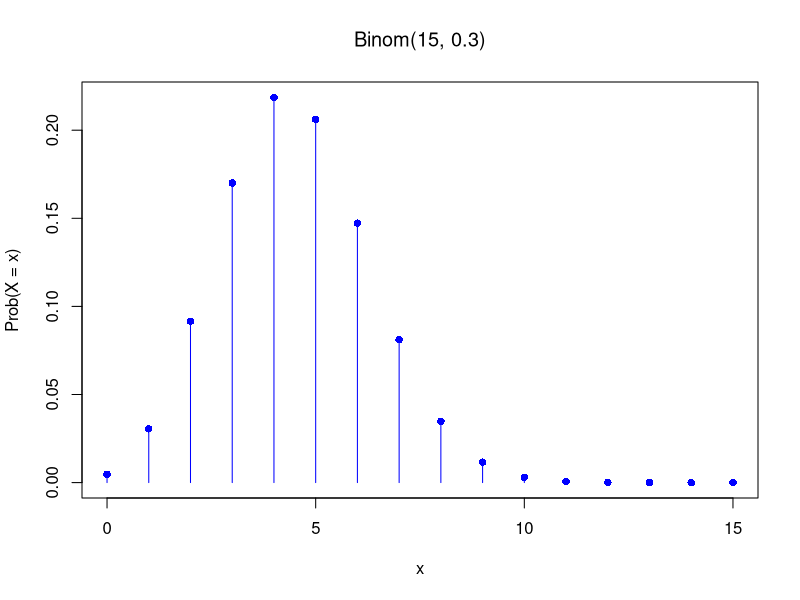
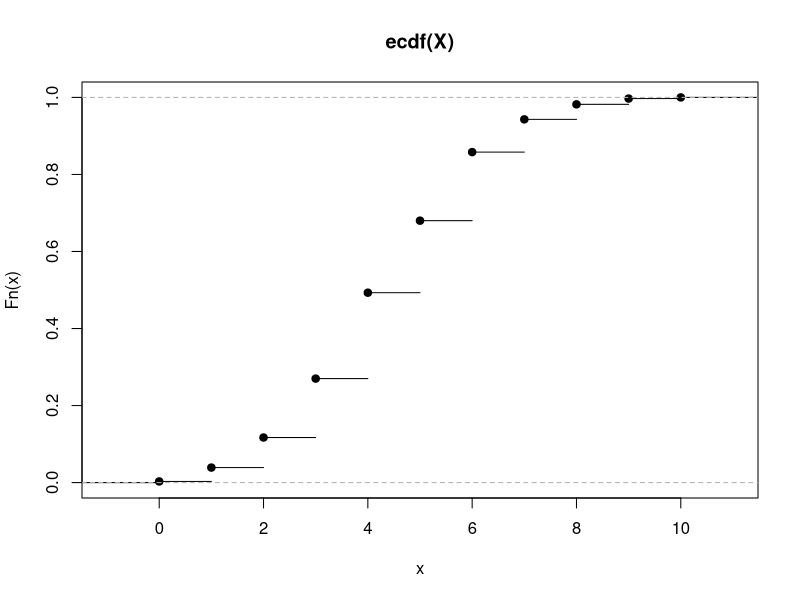
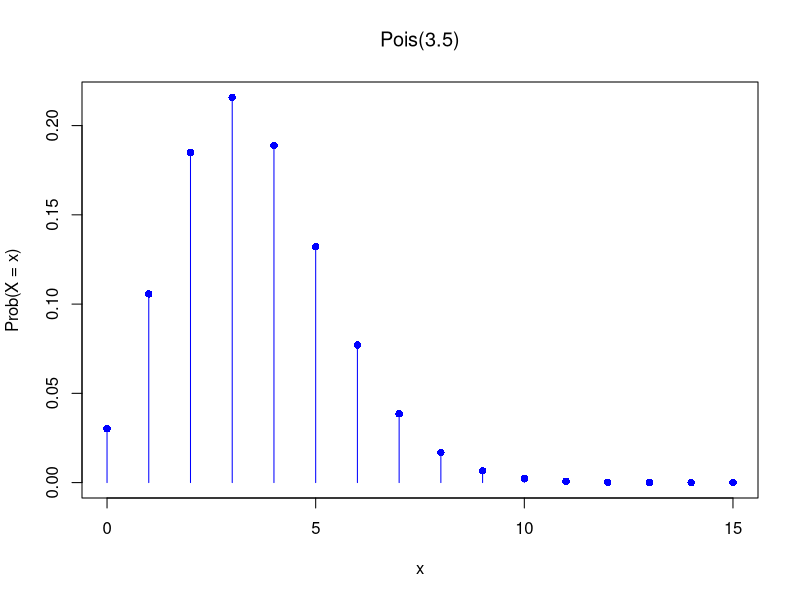
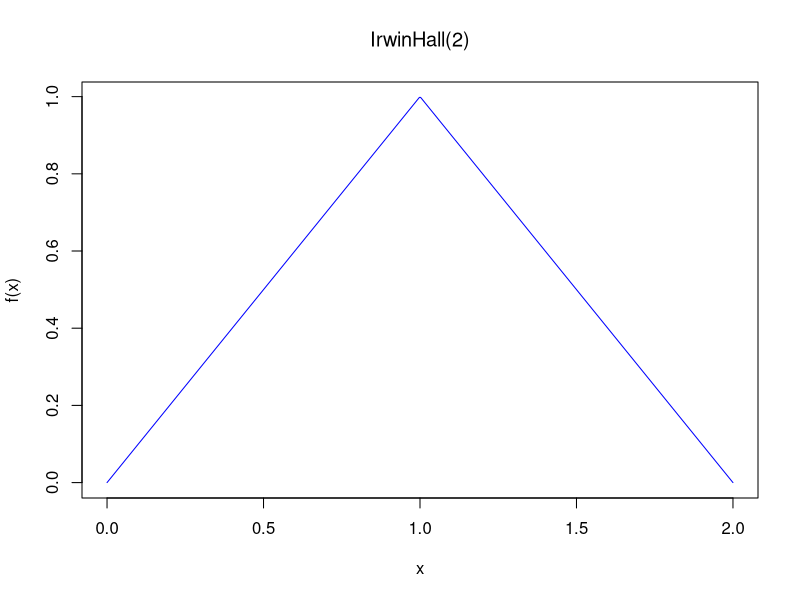
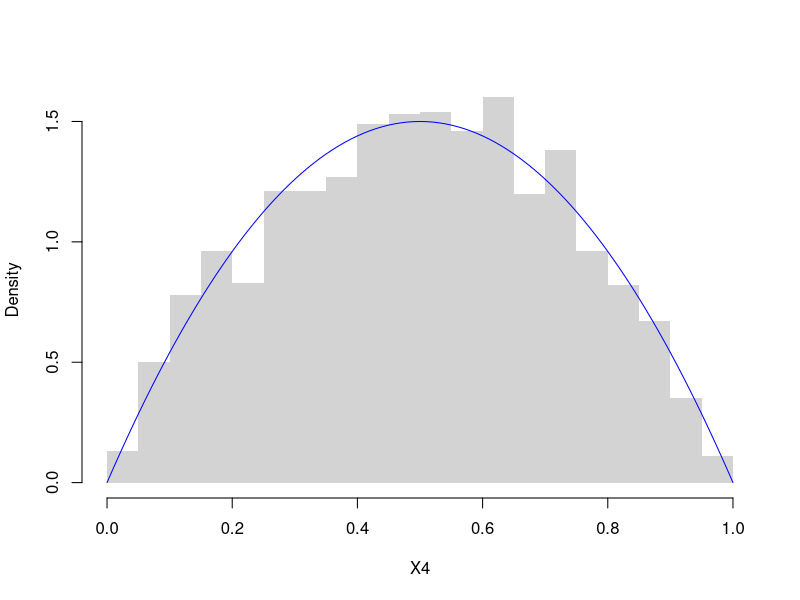
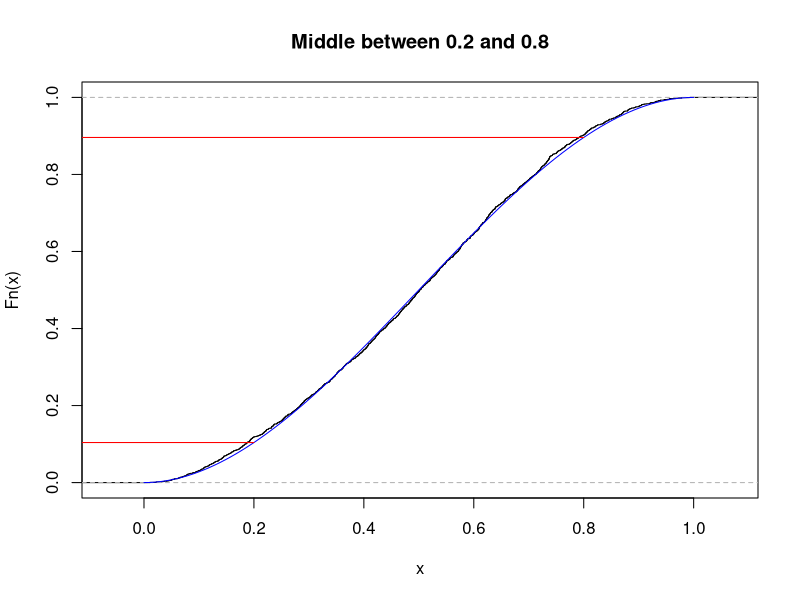
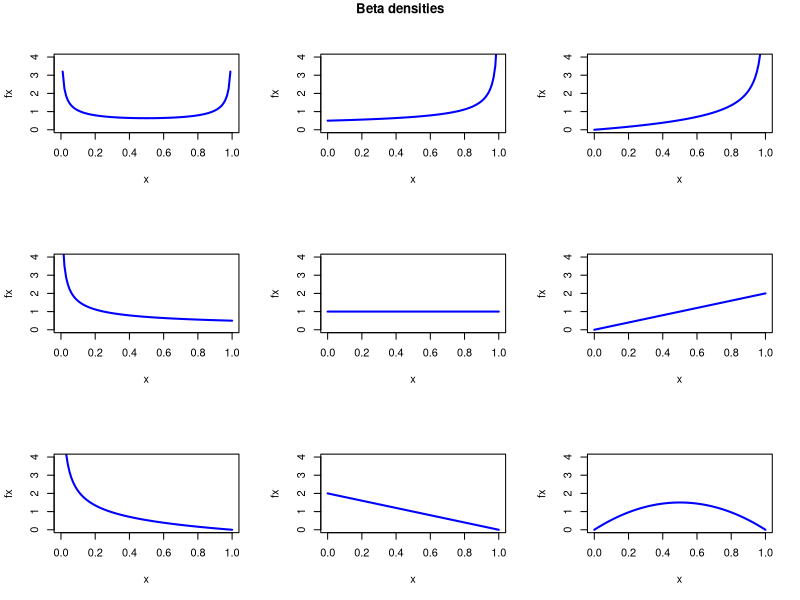

Recreate these plots in R, in order.
## ---- chunk 1
## Minimal example
n <- 15
p <- 0.3

# PMF plot
x <- seq(0, n)
f_x <- dbinom(x, n, p)
plot(x, f_x, type = "h", col = "blue",
    main='',  xlab = "x", ylab = "Prob(X = x)")
title(bquote(paste('Binom(',.(n),', ',.(p), ')' ) ))
points(x, f_x, pch = 16, col = "blue")

## Simulation
X <- rbinom(1000, n, p)
plot(ecdf(X))
## ---- chunk 2
# Simulate:  Compare empirical vs theoretical
x <- c(0,1)
x_probs <- c(1/4, 3/4)
X <- sample(x, 1000, prob=x_probs, replace=T)
#c(emp_mean = mean(X), th_mean = n*p)
#c(emp_var  = var(X),  th_var  = n*p*(1-p))
## ---- chunk 3
## Minimal example
lambda <- 3.5

# PMF plot
x <- seq(0, 15)
f_x <- dpois(x, lambda)
plot(x, f_x, type="h", col="blue",
     xlab = "x", ylab = "Prob(X = x)")
points(x, f_x, pch = 16, col = "blue")
title(bquote(paste('Pois(',.(lambda), ')')))


# Simulate: Compare empirical vs theoretical
#X <- rpois(1e4, lambda)
#c(emp_mean = mean(X), th_mean = lambda)
#c(emp_var  = var(X),  th_var  = lambda)
## ---- chunk 4
## Minimal example (base R)
# Irwin–Hall PDF function
dirwinhall <- function(x, n) {
    f_x <- vector(length=length(x))
    for(i in seq(x)) {
        xx <- x[i]
        if(xx < 0 | xx > n){
            f_x[i] <- 0 
        } else {
            k <- seq(0, floor(xx))
            f_k <- sum((-1)^k*choose(n, k)*(xx-k)^(n-1))/factorial(n-1)
            f_x[i] <- f_k
        }
    }
    return(f_x)
}

# Parameters
n <- 2
x <- seq(0, n, length.out = 500)

# Compute and plot PDF
f_x <- dirwinhall(x, n)
plot(x, f_x, type="l", col="blue",
    main='', xlab = "x", ylab = "f(x)")
title(bquote(paste('IrwinHall(',.(n), ')')))
## ---- chunk 5
X4 <- rbeta(2000,2,2) ## two shape parameters
hist(X4, breaks=20, border=NA, main=NA, freq=F)

#See the underlying probabilities
#f_25 <- dbeta(.25, 2, 2)

x <- seq(0,1,by=.01)
fx <- dbeta(x, 2, 2)
lines(x, fx, col='blue')
## ---- chunk 6
plot( ecdf(X4), main=NA) # Empirical

x <- seq(0,1,by=.01) # Theoretical
Fx <- pbeta(x, 2, 2)
lines(x, Fx, col='blue')

# Middle Interval Example 
F2 <- pbeta(0.2, 2, 2)
F8 <- pbeta(0.8, 2, 2)
F_2_8 <- F8 - F2
F_2_8

# Visualize
title('Middle between 0.2 and 0.8')
segments( 0.2, F2, -1, F2, col='red')
segments( 0.8, F8, -1, F8, col='red')
## ---- chunk 7
#| fig-width: 8
#| fig-height: 6
op <- par(no.readonly = TRUE); on.exit(par(op), add = TRUE)
x <- seq(0,1,by=.01)
pars <- expand.grid( c(.5,1,2), c(.5,1,2) )
par(mfrow=c(3,3))
apply(pars, 1, function(p){
    fx <- dbeta( x,p[1], p[2])
    plot(x, fx, type='l', xlim=c(0,1), ylim=c(0,4), lwd=2, col='blue')
    #hist(rbeta(2000, p[1], p[2]), breaks=50, border=NA, main=NA, freq=F)
})
title('Beta densities', outer=T, line=-1)
## ---- chunk 8
# Simulation verification
set.seed(123)
x <- seq(1,6)
rolls <- sample(x, 1e6, replace = TRUE)
A <- rolls > 2
B <- rolls %% 2 == 0
P_AcondB <- mean(A & B) / mean(B)
round(P_AcondB, 3)
